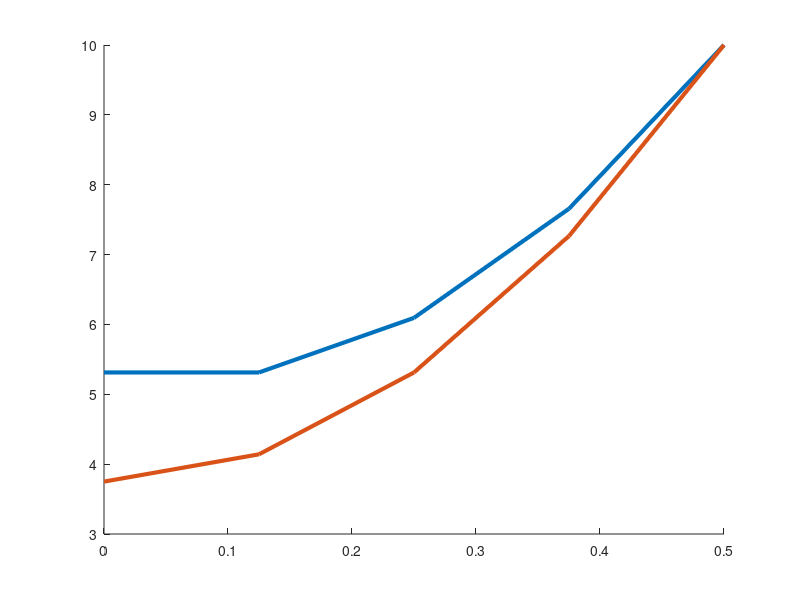

Write the MATLAB code that produced this figure. (Note: this script raises an error after producing the figure.)
clc;
clear all;
%  Initial values
Ce=10;
R=0.5;
k=4*10^(-9);
s= 10^(-8);
Deff= 10^(-10);
%  Taking 6 meshes
N=[4 40 100 400 4000 40000];

%  looping for different meshes
for e =1:6
    dr=R/N(e);



    d1= (Deff)/(dr^2);
    d2= Deff/dr;
    
    K=sparse(N(e)+1,N(e)+1);
    F=zeros(N(e)+1,1);
    
    C0=0;
%  neumann boundary condition forward approximation 
    K(1,1)=-1;
    K(1,2)=1;
    
    K(N(e)+1,N(e)+1)=1;
    
    F(1,1)=0;
%     Dirichlet condition
    F(N(e)+1,1)=Ce;
% equation for i from 2 to N
    for i = 2:N(e);
            K(i,i-1:i+1) = [d1 -2*d1-d2/(dr*(i-1)) d1+d2/(dr*(i-1))];
            F(i,1) = s;
    end
%     Solving for concentration
    U=K\F;
%     ploting the numerical and analytical graphs
    x=0:dr:R;
    figure(e)
    hold on
    plot(x,U,'DisplayName','numerical solution', 'LineWidth',3)
    
    
    X= (1/4).*(s./Deff).*(x.^2-R^2)+Ce;
    plot(x,X,'DisplayName','analytical solution', 'LineWidth',3)
    
    title('Combine Plots N=',N(e))
    xlabel('r-values')
    ylabel('Concentration C')
    
    hold off
    % initial value of norme 1 and 2 
    L_1 =1/(N(e)+1)*(abs(U(1)-X(1)));
    L_2=(1/(N(e)+1)*(abs(U(1)-X(1)))^2);
    % storing in a matrix the error to find the maximum for Linfinity
    store = [abs(U(1)-X(1))];
    % applying the sum and concatination of matrices
    for j=2:N(e)+1
        L_1=L_1+ 1/(N(e)+1)*(abs(U(j)-X(j)));
        L_2=L_2+ (1/(N(e)+1)*(abs(U(j)-X(j)))^2);
        
        store(j)=[abs(U(j)-X(j))];
       
    end
    % displaying the norms
    Lf_1(e)=L_1
    Lf_2(e)=L_2^0.5
    Lf_3(e)=max(store)
   
   
end
dr=R./N
figure(7)

hold on
% logarithmic plots using MATLAB of L vs h
loglog(dr,Lf_1,'DisplayName','L1')
loglog(dr,Lf_2,'DisplayName','L2')
loglog(dr,Lf_3,'DisplayName','L3')
title('log L vs log dr')
xlabel('log dr')
ylabel('log L')
hold off

